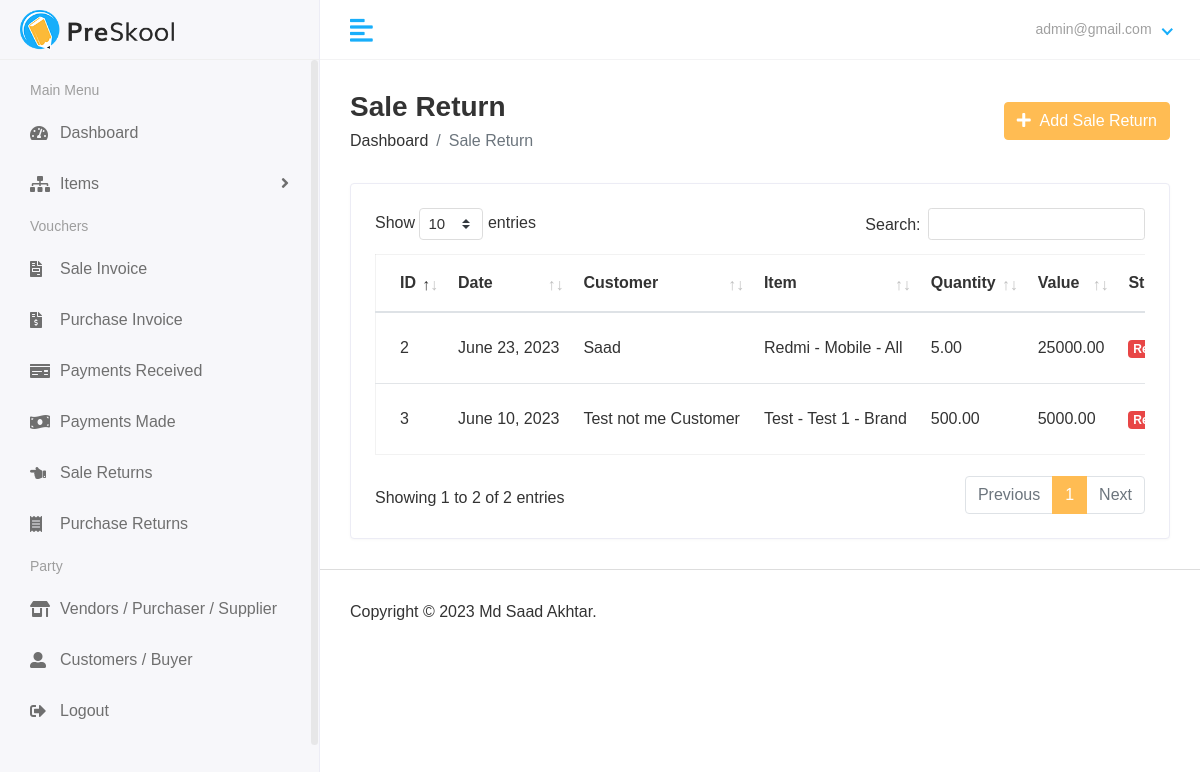
The page /finance/view_salereturns/ (signed in) on the database as committed earlier.
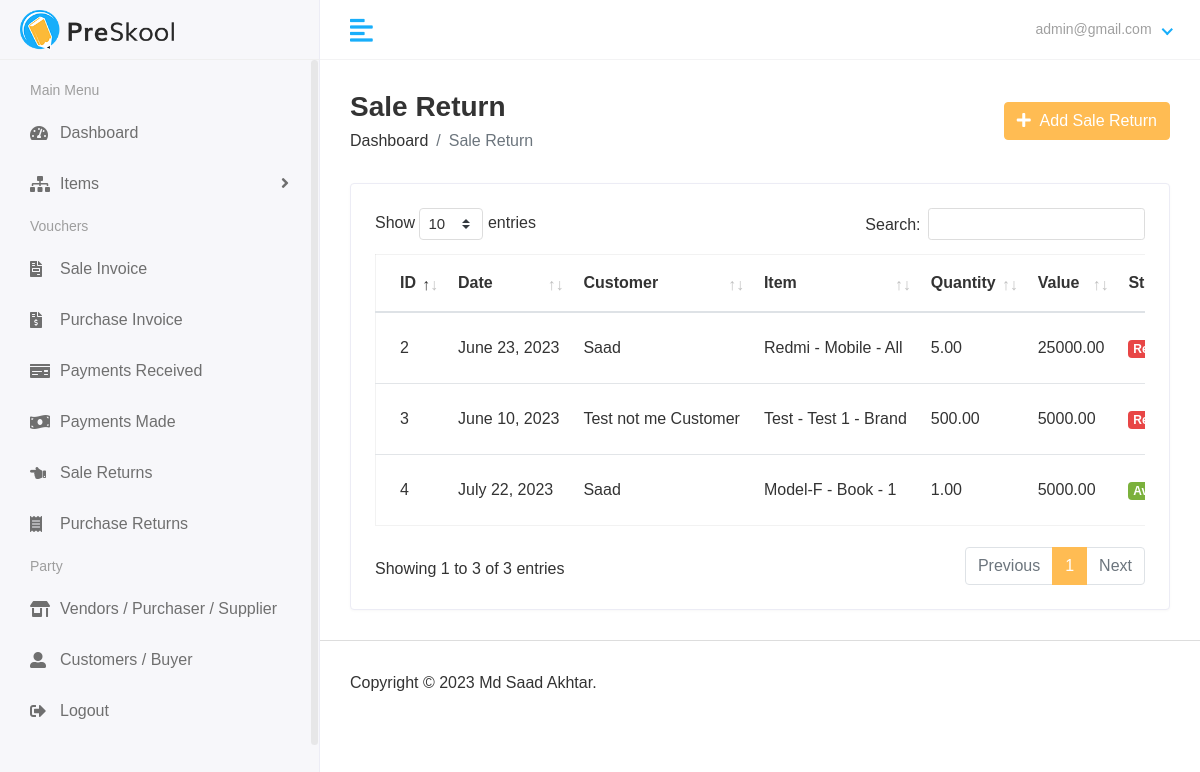
The same page on the database as committed later.
### finance/models.py (models this page shows, shortened)
class SaleReturn(models.Model):
    date = models.DateField(_("date"), auto_now=False, auto_now_add=False)
    customer = models.ForeignKey(Customer,on_delete=models.CASCADE)
    item = models.ForeignKey(Item,on_delete=models.CASCADE)
    quantity = models.DecimalField(max_digits=10, decimal_places=2)
    description = models.TextField(default="")
    amount = models.DecimalField(max_digits=10, decimal_places=2)
    status = models.IntegerField(choices=STATUS,default = 1)
    created_at = models.DateTimeField(auto_now_add=True,null = True)
    updated_at = models.DateTimeField(auto_now_add=True,null = True)
    changed_by_user = models.ForeignKey(CustomUser,null=True,on_delete=models.PROTECT)

class Customer(models.Model):
    name = models.CharField(_("name"), max_length=50)
    email = models.EmailField(_("email"), max_length=254,null=True)
    phone = models.CharField(_("phone"), max_length=50, null=True)
    address = models.TextField()
    state = models.IntegerField(choices=STATES,default=1)
    gstin = models.CharField(_("gstin"), max_length=15,null=True)
    pancard = models.CharField(_("pancard"), max_length=15,null=True)
    save_last_rate = models.IntegerField(choices=YES_NO,default=2)
    current_balance = models.DecimalField(max_digits=10, decimal_places=2,default=decimal.Decimal(0))
    created_at = models.DateTimeField(auto_now_add=True,null = True)
    updated_at = models.DateTimeField(auto_now_add=True,null = True)
    changed_by_user = models.ForeignKey(CustomUser,on_delete=models.PROTECT,null=True)

class Item(models.Model):
    name = models.CharField(_("name"), max_length=50)
    image = models.ImageField(upload_to="media/item_images",null=True)
    item_group = models.ForeignKey(ItemGroup,on_delete=models.CASCADE)
    hsn_code = models.IntegerField()
    unit = models.CharField(max_length=10)
    unit_plural = models.CharField(max_length=10)
    state_tax_rate = models.IntegerField()
    central_tax_rate = models.IntegerField(default=0)
    integrated_tax_rate = models.IntegerField(default=0)
    current_stock = models.DecimalField(max_digits=10, decimal_places=2)
    rate_change_system = models.IntegerField(choices=RATE_CHANGE_CHOICES,default=2)
    rate = models.DecimalField(max_digits=10, decimal_places=2,default=0)
    min_stock = models.DecimalField(max_digits=10, decimal_places=2,default=decimal.Decimal(0))
    created_at = models.DateTimeField(auto_now_add=True,null = True)
    updated_at = models.DateTimeField(auto_now_add=True,null = True)
    changed_by_user = models.ForeignKey(CustomUser,null=True,on_delete=models.PROTECT)
    def __str__(self) -> str:
        return self.name + " - " + str(self.item_group)

class ItemGroup(models.Model):
    name = models.CharField(_("name"), max_length=50)
    brand = models.CharField(_("brand"), max_length=50)
    tax_preference = models.IntegerField(choices=TAX_PREFERENCE,default=1)
    inventory = models.IntegerField(choices=INVENTORY_TYPE,default=1)
    created_at = models.DateTimeField(auto_now_add=True,null = True)
    updated_at = models.DateTimeField(auto_now_add=True,null = True)
    changed_by_user = models.ForeignKey(CustomUser,null=True,on_delete=models.PROTECT)
    def __str__(self) -> str:
        return self.name + " - " + self.brand

### finance/views.py (the view)
# urls.py: path('view_salereturns/',views.view_salereturns,name="view_salereturns"),
@login_required(login_url="account_login")
def view_salereturns(request):
    if not request.user.has_perm('finance.view_salereturn'):
        return HttpResponse("Permission Error. Sorry You are not authorised to visit this page")
    sale_return = SaleReturn.objects.all()
    return render(request,"hod/view_salereturn.html",{
        "sale_return":sale_return
    })

### accounts/models.py (called while the page is built)
    def __str__(self):
        return self.email

### finance/templates/hod/view_salereturn.html (shortened to what this page needs)
{% extends 'base.html' %} {% block content %}
<div class="main-wrapper">
  <div class="page-wrapper">
    <div class="content container-fluid">
      <div class="page-header">
        <div class="row align-items-center">
          <div class="col">
            <h3 class="page-title">Sale Return</h3>
            <ul class="breadcrumb">
              <li class="breadcrumb-item">
                <a href="{% url 'finance_dashboard' %}">Dashboard</a>
              </li>
              <li class="breadcrumb-item active">Sale Return</li>
            </ul>
          </div>
          <div class="col-auto text-right float-right ml-auto">
            <a href="{% url 'add_salereturns' %}" class="btn btn-primary"
              ><i class="fas fa-plus"></i> &nbsp;Add Sale Return
            </a>
          </div>
        </div>
      </div>
      <div class="row">
        <div class="col-sm-12">
          <div class="card card-table">
            <div class="card-body">
              <div class="table-responsive">
                <table id="table_id" class="table table-hover table-center mb-0">
                    <thead>
                      <tr>
                        <th>ID</th>
                        <th>Date</th>
                        <th>Customer</th>
                        <th>Item</th>
                        <th>Quantity</th>
                        <th>Value</th>
                        <th>Status</th>
                      </tr>
                    </thead>
                    <tbody>
                      {% for i in sale_return %}
                      <tr>
                        <td>{{i.id}}</td>
                        <td>{{i.date}}</td>
                        <td>{{i.customer.name}}</td>
                        <td>{{i.item}}</td>
                        <td>{{i.quantity}}</td>
                        <td>{{i.amount}}</td>
                        <td>
                          {% if i.status == 1 %}
                            <span class="badge badge-success"><a style="color:white;" href="{% url 'sale_return_redeem' i.id %}">Available</a></span>
                          {% else %}
                            <span class="badge badge-danger">Redeemed</span>
                          {% endif %}
                        </td>
                      </tr>
                      {% endfor %}
                    </tbody>
                  </table>
              </div>
            </div>
          </div>
        </div>
      </div>
    </div>
    {% endblock content %}

Rows that differ between the two databases and show on the page:
added SaleReturn: id "4", date "July 22, 2023", customer.name "Saad", item "Model-F - Book - 1", quantity "1.00", amount "5000.00", status "Available"
Other text that changed with them:
text written by a page script: "Show entries Search: Showing 1 to 2 of 2 entries Previous 1 Next" → "Show entries Search: Showing 1 to 3 of 3 entries Previous 1 Next"
